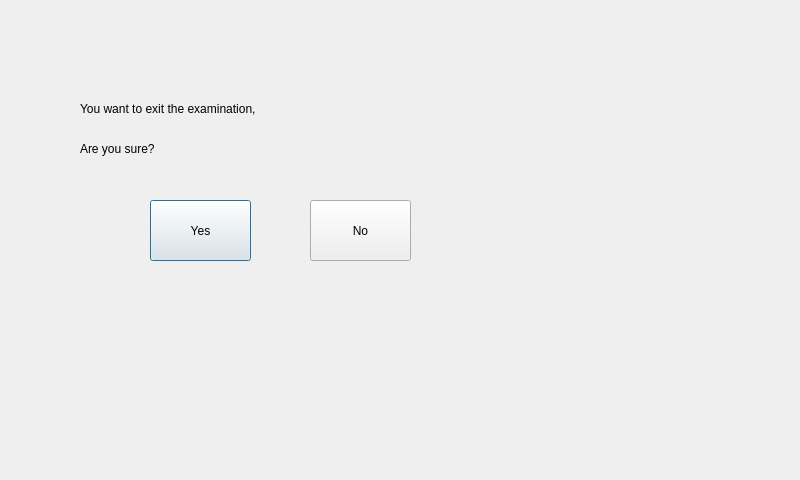
<?xml version="1.0" encoding="UTF-8"?>
<ui version="4.0">
 <class>Dialog</class>
 <widget class="QDialog" name="Dialog">
  <property name="geometry">
   <rect>
    <x>0</x>
    <y>0</y>
    <width>800</width>
    <height>480</height>
   </rect>
  </property>
  <property name="windowTitle">
   <string>Dialog</string>
  </property>
  <widget class="StaticLabel" name="confirmMsg_YesNo">
   <property name="geometry">
    <rect>
     <x>80</x>
     <y>80</y>
     <width>661</width>
     <height>58</height>
    </rect>
   </property>
   <property name="text">
    <string>You want to exit the examination,</string>
   </property>
  </widget>
  <widget class="StaticLabel" name="informationLabel">
   <property name="geometry">
    <rect>
     <x>80</x>
     <y>120</y>
     <width>661</width>
     <height>58</height>
    </rect>
   </property>
   <property name="text">
    <string>Are you sure?</string>
   </property>
  </widget>
  <widget class="TrigButton" name="confirmButton_Yes">
   <property name="geometry">
    <rect>
     <x>150</x>
     <y>200</y>
     <width>101</width>
     <height>61</height>
    </rect>
   </property>
   <property name="text">
    <string>Yes</string>
   </property>
   <property name="buttonId">
    <number>0</number>
   </property>
   <property name="iconNormal">
    <string>../icon/subIcon/information.png</string>
   </property>
  </widget>
  <widget class="TrigButton" name="confirmButton_No">
   <property name="geometry">
    <rect>
     <x>310</x>
     <y>200</y>
     <width>101</width>
     <height>61</height>
    </rect>
   </property>
   <property name="text">
    <string>No</string>
   </property>
   <property name="buttonId">
    <number>0</number>
   </property>
   <property name="iconNormal">
    <string/>
   </property>
  </widget>
 </widget>
 <customwidgets>
  <customwidget>
   <class>StaticLabel</class>
   <extends>QLabel</extends>
   <header>staticlabel.h</header>
  </customwidget>
  <customwidget>
   <class>TrigButton</class>
   <extends>QPushButton</extends>
   <header>trigbutton.h</header>
  </customwidget>
 </customwidgets>
 <resources/>
 <connections/>
</ui>
